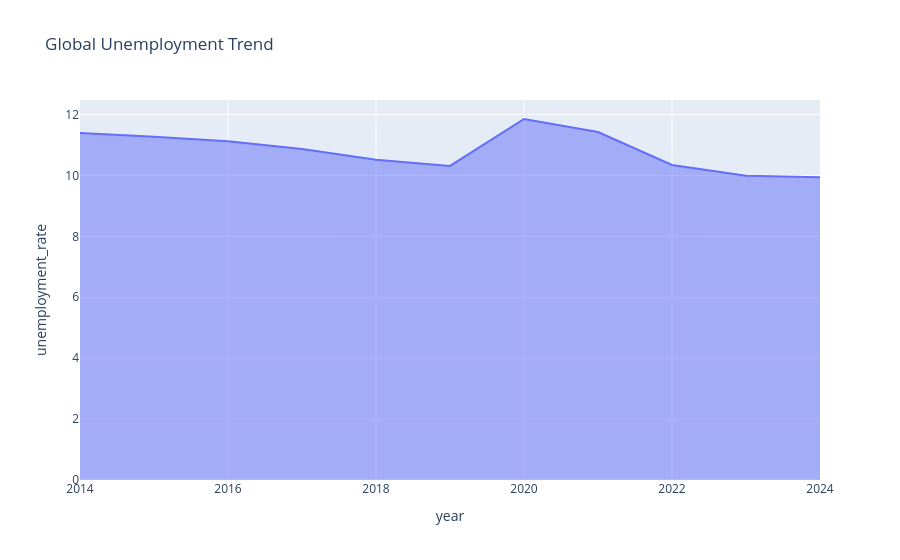

Notebook code for this chart:
### Code cell
# interacyive trend:
fig = px.area(
    yearly_average,
    x="year",
    y="unemployment_rate",
    title="Global Unemployment Trend"
)
fig.show()

### Figure 1 — Plotly figure (JSON) as saved in the notebook; plotly's stock layout.template omitted (floating-point values rounded to 4 significant figures)
{"data": [{"fillpattern": {"shape": ""}, "hovertemplate": "year=%{x}<br>unemployment_rate=%{y}<extra></extra>", "legendgroup": "", "line": {"color": "#636efa"}, "marker": {"symbol": "circle"}, "mode": "lines", "name": "", "orientation": "v", "showlegend": false, "stackgroup": "1", "type": "scatter", "x": [2014, 2015, 2016, 2017, 2018, 2019, 2020, 2021, 2022, 2023, 2024], "xaxis": "x", "y": [11.39, 11.27, 11.12, 10.86, 10.52, 10.31, 11.85, 11.42, 10.34, 9.985, 9.94], "yaxis": "y"}], "layout": {"legend": {"tracegroupgap": 0}, "title": {"text": "Global Unemployment Trend"}, "xaxis": {"anchor": "y", "domain": [0, 1], "title": {"text": "year"}}, "yaxis": {"anchor": "x", "domain": [0, 1], "title": {"text": "unemployment_rate"}}}}
